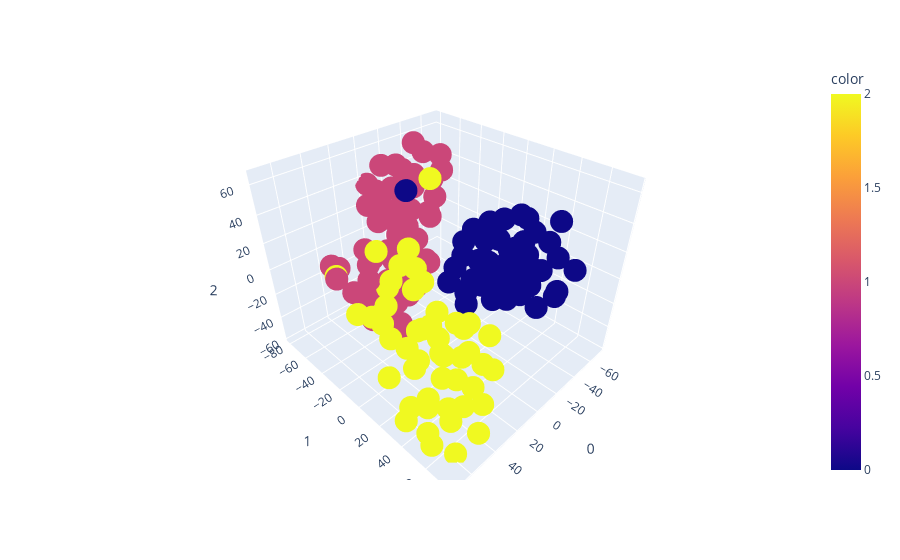

Notebook code for this chart:
### Code cell
# plot results with plotly
import plotly.express as px
fig = px.scatter_3d(X_tsne, x=0, y=1, z=2, color=y)
fig.show()

### Figure 1 — Plotly figure (JSON) as saved in the notebook; plotly's stock layout.template omitted (floating-point values rounded to 4 significant figures; data arrays with more than 128 entries replaced by an {"elided": "..."} marker saying what was removed)
{"data": [{"hovertemplate": "0=%{x}<br>1=%{y}<br>2=%{z}<br>color=%{marker.color}<extra></extra>", "legendgroup": "", "marker": {"color": {"elided": "150 int values"}, "coloraxis": "coloraxis", "symbol": "circle"}, "mode": "markers", "name": "", "scene": "scene", "showlegend": false, "type": "scatter3d", "x": {"elided": "150 float values"}, "y": {"elided": "150 float values"}, "z": {"elided": "150 float values"}}], "layout": {"coloraxis": {"colorbar": {"title": {"text": "color"}}, "colorscale": [[0, "#0d0887"], [0.1111, "#46039f"], [0.2222, "#7201a8"], [0.3333, "#9c179e"], [0.4444, "#bd3786"], [0.5556, "#d8576b"], [0.6667, "#ed7953"], [0.7778, "#fb9f3a"], [0.8889, "#fdca26"], [1, "#f0f921"]]}, "legend": {"tracegroupgap": 0}, "margin": {"t": 60}, "scene": {"domain": {"x": [0, 1], "y": [0, 1]}, "xaxis": {"title": {"text": "0"}}, "yaxis": {"title": {"text": "1"}}, "zaxis": {"title": {"text": "2"}}}}}
